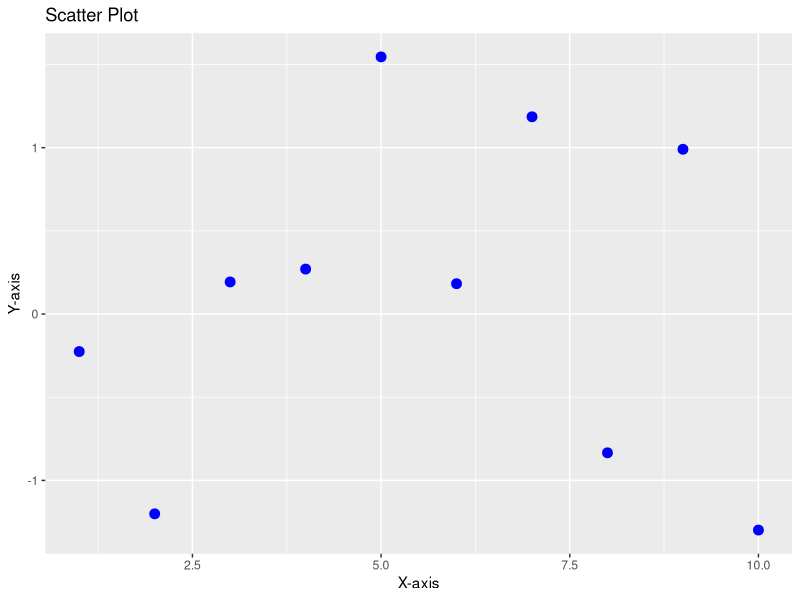
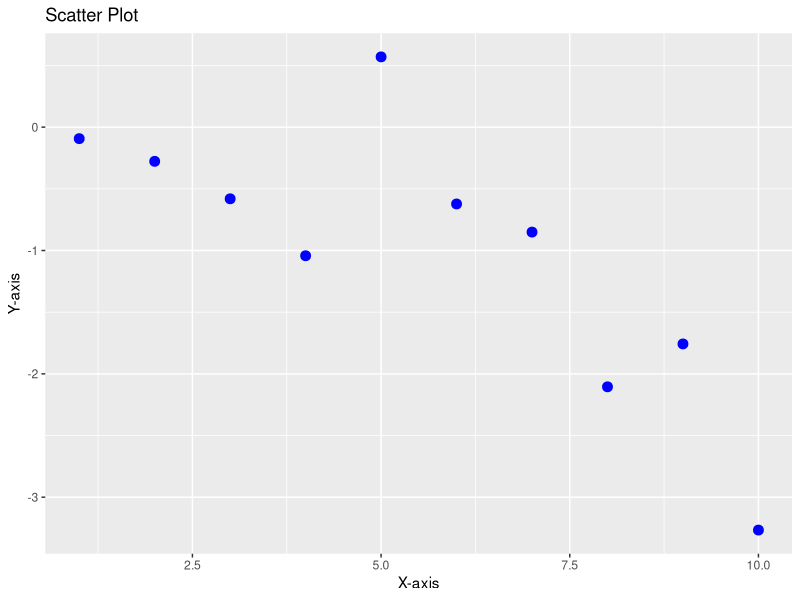
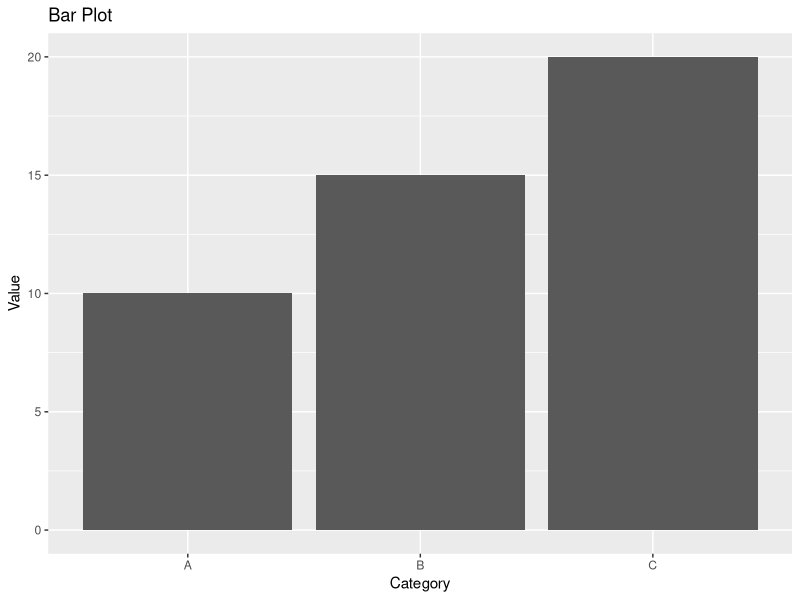
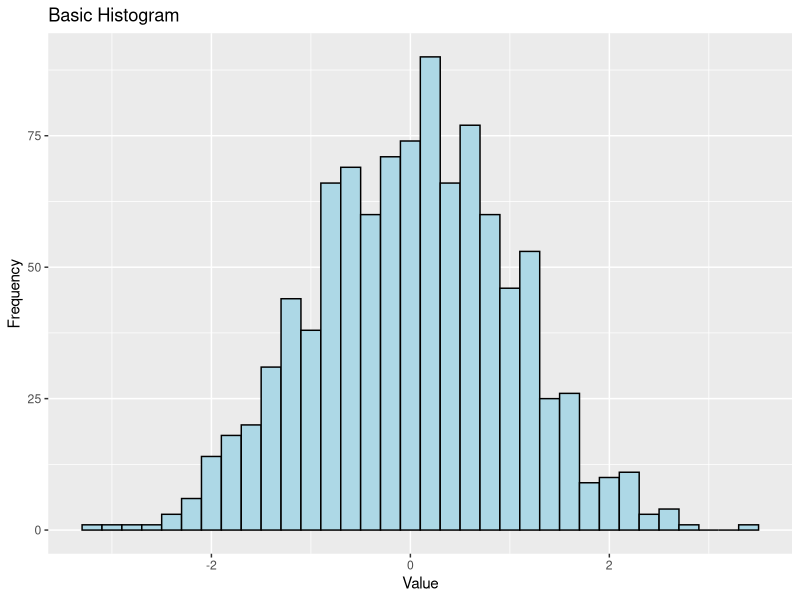
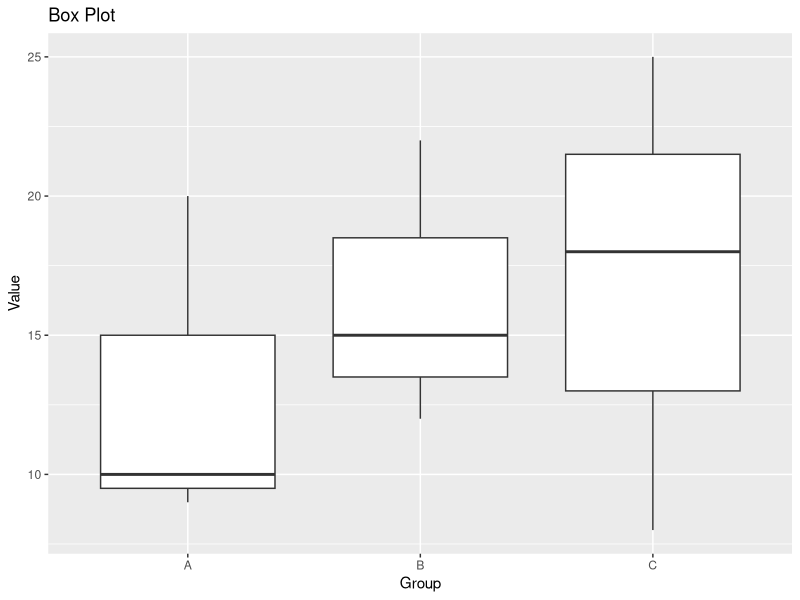
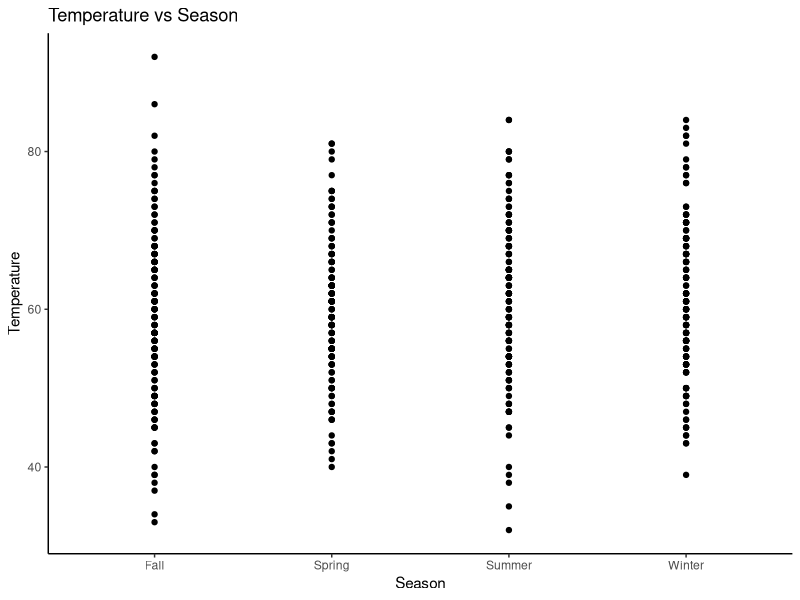
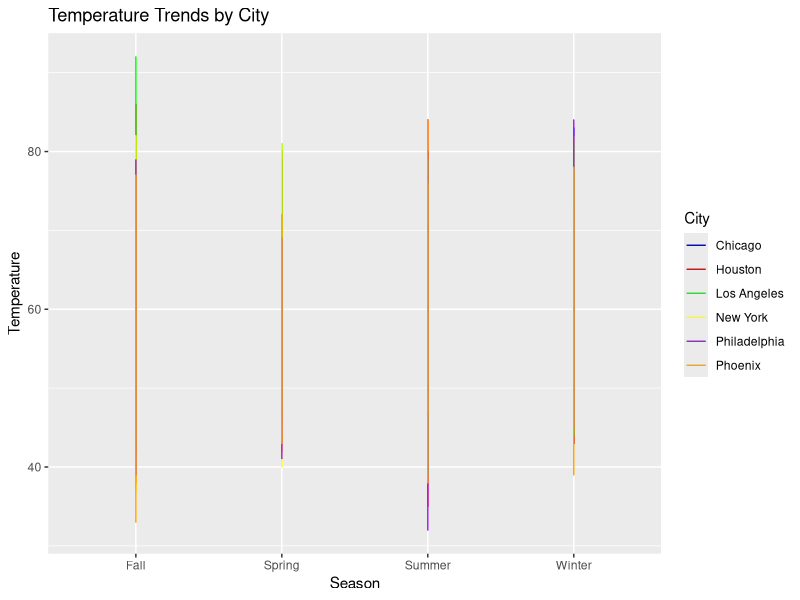
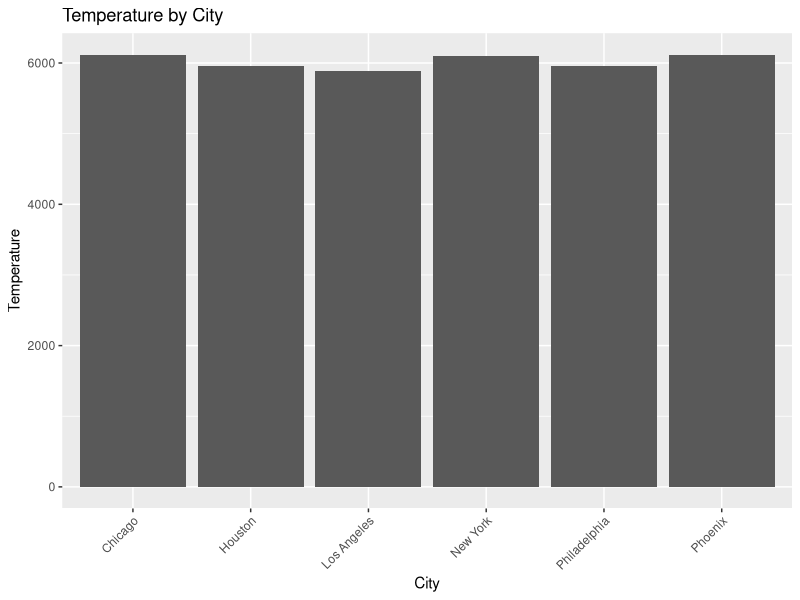

Reproduce these figures in R, in order.

library(ggplot2)

df <- data.frame( x = 1:10, y = rnorm(10))

ggplot(df, aes(x, y)) + geom_point(color = "blue", size = 3) + labs(title = "Scatter Plot", x = "X-axis", y = "Y-axis")

df <- data.frame( x = 1:10, y = rnorm(10))

ggplot(df, aes(x, y)) + geom_point(color = "blue", size = 3) + labs(title = "Scatter Plot", x = "X-axis", y = "Y-axis")

df_bar <- data.frame(category = c("A", "B", "C"), value = c(10, 15, 20))

ggplot(df_bar, aes(category, value)) +
  geom_bar(stat = "identity") +
  labs(title = "Bar Plot", x = "Category", y = "Value")

data <- data.frame(value = rnorm(1000))

ggplot(data, aes(x = value)) +
  geom_histogram(binwidth = 0.2, fill = "lightblue", color = "black") +
  ggtitle("Basic Histogram") +
  xlab("Value") +
  ylab("Frequency")

df_box <- data.frame(
  group = c("A", "B", "C"),
  value = c(10, 12, 8, 9, 15, 18, 20, 22, 25))
ggplot(df_box, aes(group, value)) +
  geom_boxplot() +
  labs(title = "Box Plot", x = "Group", y = "Value")

set.seed(123)
temperature_data <- data.frame(
  City = rep(c("New York", "Los Angeles", "Chicago", "Houston", "Phoenix", "Philadelphia"), each = 100),
  Season = rep(c("Winter", "Spring", "Summer", "Fall"), 150),
  Temperature = round(rnorm(600, mean = 60, sd = 10))
)

ggplot(temperature_data, aes(x = Season, y = Temperature)) +
  geom_point() +
  labs(title = "Temperature vs Season", x = "Season", y = "Temperature") +
  theme_classic()

ggplot(temperature_data, aes(x = Season, y = Temperature, color = City)) +
  geom_line() +
  labs(title = "Temperature Trends by City", x = "Season", y = "Temperature") +
  scale_color_manual(values = c("blue", "red", "green", "yellow", "purple", "orange"))

ggplot(temperature_data, aes(x = City, y = Temperature)) +
  geom_bar(stat = "identity") +
  labs(title = "Temperature by City", x = "City", y = "Temperature") +
  
  theme(axis.text.x = element_text(angle = 45, hjust = 1))

ggplot(temperature_data, aes(x = Temperature)) +
  geom_histogram(bins = 30, color = "black", fill = "gray") +
  labs(title = "Temperature Distribution", x = "Temperature", y = "Frequency") +
  theme_classic()

ggplot(temperature_data, aes(x = City, y = Temperature)) +
  geom_boxplot(fill = "lightblue", color = "darkblue") +
  labs(title = "Temperature Box Plot by City", x = "City", y = "Temperature") +
  theme(axis.text.x = element_text(angle = 45, hjust = 1))









